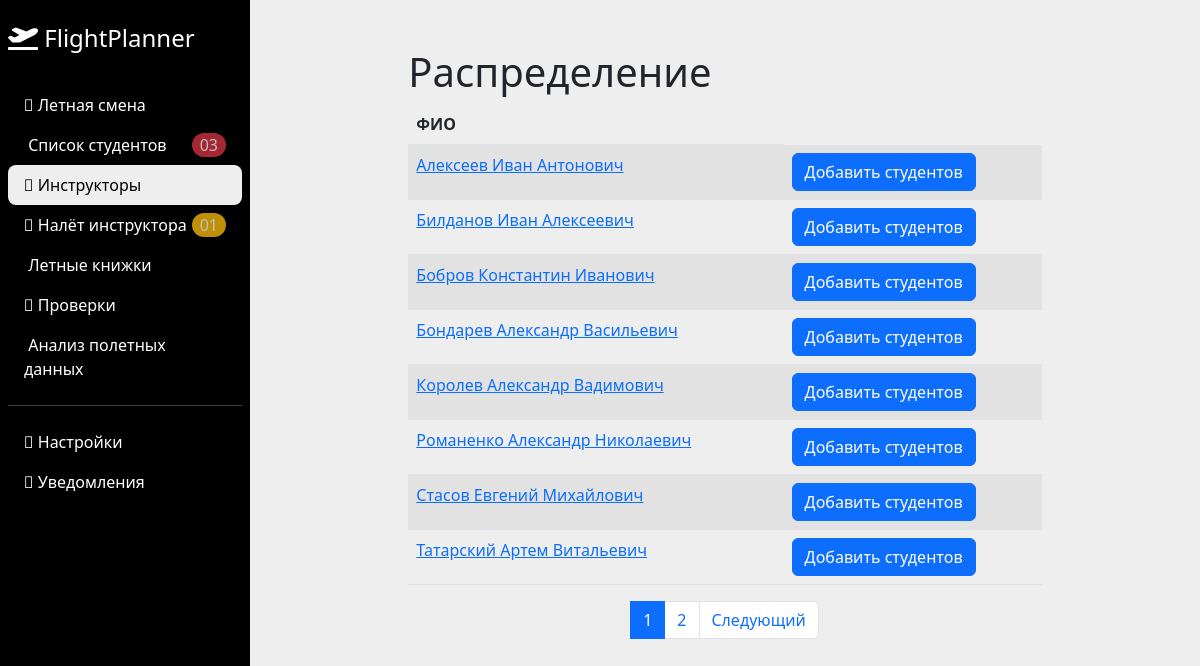
The page /instructor/ on the database its author committed.
### instructor/models.py (models this page shows, shortened)
class instructor(models.Model):
    instructor_name = models.CharField('ФИО', max_length=100)
    instructor_login = models.CharField('Логин', max_length=100)
    instructor_password = models.CharField('Пароль', max_length=100)
    instructor_flight_time = models.DurationField('Полетное время', default='0')
    aircraft_type = models.ForeignKey('instructor.aircraft_type', on_delete=models.CASCADE,
                              related_name='from_aircraft_set',
                              verbose_name='Тип ВС', default=1)
    instructor_type = models.ForeignKey('instructor.instructor_type', on_delete=models.CASCADE,
                                      related_name='from_instructor_type_set',
                                      verbose_name='Должность', default=1)
    list = models.ManyToManyField(student, verbose_name='Список студентов', related_name='stud_list', default='1')
    class Meta:
        verbose_name = 'Инструктор'
        verbose_name_plural = 'Инструктора'
        ordering = ['instructor_name']

### instructor/views.py (the view)
# urls.py: path('', instructor_list, name='home'),
def instructor_list(request):
    Instr = instructor.objects.all()
    lst = Paginator(Instr, 8)
    page_number = request.GET.get('page')
    page_obj = lst.get_page(page_number)
    context = {'page_obj':page_obj}
    return render(request, 'instructor/home.html', context)

### instructor/templates/instructor/home.html (shortened to what this page needs)
{% extends 'base.html' %}
{% block content %}
<div class="mt-5">
    <h1 class="col-md-8 mx-auto">Распределение</h1>
    <div class="col-md-8 mx-auto my-2">
        <table class="table table-striped">
            <thead class="">
            <tr>
                <th scope="col">ФИО</th>
            </tr>
            </thead>
            {% for instr in page_obj %}
            <tr>
                <td>
                     <a href="{% url 'instructor:detail' pk=instr.pk %}">{{instr.instructor_name}}</a>
                </td>
                <td>
                    <a href="{% url 'instructor:update' pk=instr.pk %}">
                        <button class="btn btn-primary" type="submit" >Добавить студентов</button>
                    </a>
                </td>
            </tr>
            {% endfor %}
        </table>
    </div>
    <nav class="col-md-8 mx-auto" aria-label="Page navigation">
        <ul class="pagination justify-content-center">
            {% for page in page_obj.paginator.page_range %}
            <li class="page-item {% if page == page_obj.number %} active  {% endif %}">
                <a class="page-link" href="?page={{page}}">{{page}}</a>
            </li>
            {% endfor %}
            {% if page_obj.has_next %}
            <li class="page-item">
                <a class="page-link" href="?page={{ page_obj.next_page_number }}">Следующий</a>
            </li>
            {% endif %}
        </ul>
    </nav>
</div>
{% endblock %}

### main/static/style.css (style rules this page uses)
body { background: #eee; }

### rows shown on the page
instructor: instructor_name "Алексеев Иван Антонович"
instructor: instructor_name "Билданов Иван Алексеевич"
instructor: instructor_name "Бобров Константин Иванович"
instructor: instructor_name "Бондарев Александр Васильевич"
instructor: instructor_name "Королев Александр Вадимович"
instructor: instructor_name "Романенко Александр Николаевич"
instructor: instructor_name "Стасов Евгений Михайлович"
instructor: instructor_name "Татарский Артем Витальевич"

### other values the page prints
{{ page }} "1" "2"
